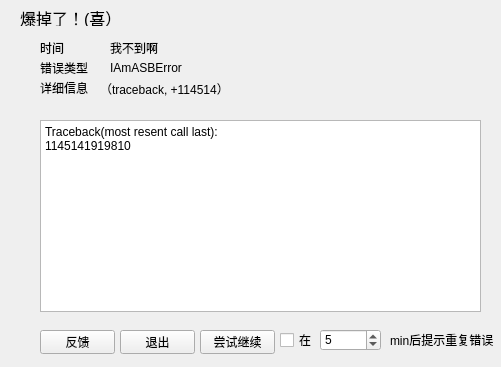
<?xml version="1.0" encoding="UTF-8"?>
<ui version="4.0">
 <class>Form</class>
 <widget class="QWidget" name="Form">
  <property name="geometry">
   <rect>
    <x>0</x>
    <y>0</y>
    <width>501</width>
    <height>367</height>
   </rect>
  </property>
  <property name="windowTitle">
   <string>Form</string>
  </property>
  <widget class="QLabel" name="label">
   <property name="geometry">
    <rect>
     <x>20</x>
     <y>10</y>
     <width>161</width>
     <height>16</height>
    </rect>
   </property>
   <property name="font">
    <font>
     <pointsize>12</pointsize>
    </font>
   </property>
   <property name="text">
    <string>爆掉了！(喜）</string>
   </property>
  </widget>
  <widget class="QLabel" name="label_2">
   <property name="geometry">
    <rect>
     <x>40</x>
     <y>60</y>
     <width>54</width>
     <height>16</height>
    </rect>
   </property>
   <property name="text">
    <string>错误类型</string>
   </property>
  </widget>
  <widget class="QLabel" name="label_3">
   <property name="geometry">
    <rect>
     <x>110</x>
     <y>60</y>
     <width>341</width>
     <height>16</height>
    </rect>
   </property>
   <property name="text">
    <string>IAmASBError</string>
   </property>
  </widget>
  <widget class="QLabel" name="label_4">
   <property name="geometry">
    <rect>
     <x>40</x>
     <y>80</y>
     <width>54</width>
     <height>16</height>
    </rect>
   </property>
   <property name="text">
    <string>详细信息</string>
   </property>
  </widget>
  <widget class="QTextBrowser" name="textBrowser">
   <property name="geometry">
    <rect>
     <x>40</x>
     <y>120</y>
     <width>441</width>
     <height>192</height>
    </rect>
   </property>
   <property name="html">
    <string>&lt;!DOCTYPE HTML PUBLIC &quot;-//W3C//DTD HTML 4.0//EN&quot; &quot;http://www.w3.org/TR/REC-html40/strict.dtd&quot;&gt;
&lt;html&gt;&lt;head&gt;&lt;meta name=&quot;qrichtext&quot; content=&quot;1&quot; /&gt;&lt;meta charset=&quot;utf-8&quot; /&gt;&lt;style type=&quot;text/css&quot;&gt;
p, li { white-space: pre-wrap; }
hr { height: 1px; border-width: 0; }
li.unchecked::marker { content: &quot;\2610&quot;; }
li.checked::marker { content: &quot;\2612&quot;; }
&lt;/style&gt;&lt;/head&gt;&lt;body style=&quot; font-family:'Microsoft YaHei UI'; font-size:9pt; font-weight:400; font-style:normal;&quot;&gt;
&lt;p style=&quot; margin-top:0px; margin-bottom:0px; margin-left:0px; margin-right:0px; -qt-block-indent:0; text-indent:0px;&quot;&gt;Traceback(most resent call last):&lt;/p&gt;
&lt;p style=&quot; margin-top:0px; margin-bottom:0px; margin-left:0px; margin-right:0px; -qt-block-indent:0; text-indent:0px;&quot;&gt;1145141919810&lt;/p&gt;&lt;/body&gt;&lt;/html&gt;</string>
   </property>
   <property name="acceptRichText">
    <bool>false</bool>
   </property>
  </widget>
  <widget class="QLabel" name="label_5">
   <property name="geometry">
    <rect>
     <x>100</x>
     <y>80</y>
     <width>341</width>
     <height>31</height>
    </rect>
   </property>
   <property name="text">
    <string>（traceback, +114514）</string>
   </property>
   <property name="alignment">
    <set>Qt::AlignmentFlag::AlignLeading|Qt::AlignmentFlag::AlignLeft|Qt::AlignmentFlag::AlignTop</set>
   </property>
  </widget>
  <widget class="QLabel" name="label_6">
   <property name="geometry">
    <rect>
     <x>40</x>
     <y>40</y>
     <width>54</width>
     <height>16</height>
    </rect>
   </property>
   <property name="text">
    <string>时间</string>
   </property>
  </widget>
  <widget class="QLabel" name="label_7">
   <property name="geometry">
    <rect>
     <x>110</x>
     <y>40</y>
     <width>341</width>
     <height>16</height>
    </rect>
   </property>
   <property name="text">
    <string>我不到啊</string>
   </property>
  </widget>
  <widget class="QPushButton" name="pushButton">
   <property name="geometry">
    <rect>
     <x>120</x>
     <y>330</y>
     <width>75</width>
     <height>24</height>
    </rect>
   </property>
   <property name="text">
    <string>退出</string>
   </property>
  </widget>
  <widget class="QPushButton" name="pushButton_3">
   <property name="geometry">
    <rect>
     <x>200</x>
     <y>330</y>
     <width>75</width>
     <height>24</height>
    </rect>
   </property>
   <property name="text">
    <string>尝试继续</string>
   </property>
  </widget>
  <widget class="QCheckBox" name="checkBox">
   <property name="geometry">
    <rect>
     <x>280</x>
     <y>330</y>
     <width>41</width>
     <height>20</height>
    </rect>
   </property>
   <property name="text">
    <string>在</string>
   </property>
  </widget>
  <widget class="QSpinBox" name="spinBox">
   <property name="geometry">
    <rect>
     <x>320</x>
     <y>329</y>
     <width>61</width>
     <height>22</height>
    </rect>
   </property>
   <property name="maximum">
    <number>114514</number>
   </property>
   <property name="value">
    <number>5</number>
   </property>
  </widget>
  <widget class="QLabel" name="label_8">
   <property name="geometry">
    <rect>
     <x>390</x>
     <y>332</y>
     <width>341</width>
     <height>16</height>
    </rect>
   </property>
   <property name="text">
    <string>min后提示重复错误</string>
   </property>
  </widget>
  <widget class="QPushButton" name="pushButton_2">
   <property name="geometry">
    <rect>
     <x>40</x>
     <y>330</y>
     <width>75</width>
     <height>24</height>
    </rect>
   </property>
   <property name="text">
    <string>反馈</string>
   </property>
  </widget>
 </widget>
 <resources/>
 <connections/>
</ui>
